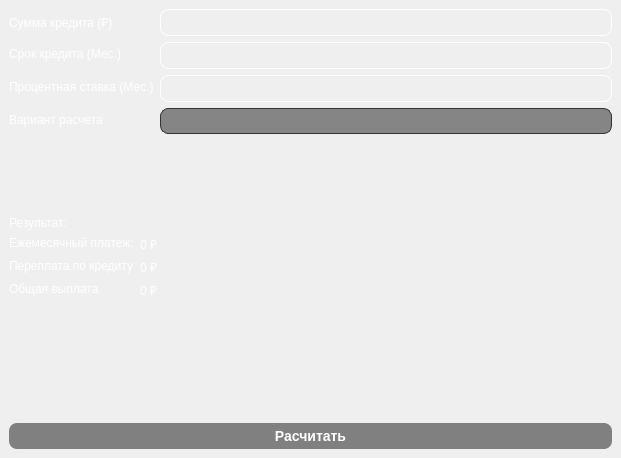
<?xml version="1.0" encoding="UTF-8"?>
<ui version="4.0">
 <class>CreditWindow</class>
 <widget class="QMainWindow" name="CreditWindow">
  <property name="geometry">
   <rect>
    <x>0</x>
    <y>0</y>
    <width>621</width>
    <height>458</height>
   </rect>
  </property>
  <property name="windowTitle">
   <string>Бизнес калькулятор ($_$)</string>
  </property>
  <widget class="QWidget" name="centralwidget">
   <property name="styleSheet">
    <string notr="true">QWidget#centralwidget {
        background-color: &quot;#363636&quot;;
}

QComboBox {
	border: 1px solid #333333;
	border-radius: 8px;
	padding-left: 10px;
	background-color: #858585;
	padding: 4px;
	color: white;
}

QComboBox:on {
	border: 1px solid #7700ff;
}

QComboBox::drop-down {
	border: 0px;
}

QComboBox QListView {
	background-color: #858585;
	color: white;
	border-radius: 8px;
	padding: 4px;
}

QCustomPlot {
	border-radius: 8px;
}

QPushButton {
        border-radius: 8px;
        color: white;
        background-color: grey;
        font-size: 14px;
		padding: 5px;
        font-weight: bold;
}

QPushButton:hover:!pressed {
        border: 4px solid white;
}

QLabel {
	color: white;
}

QLineEdit {
        border: 1px solid white;
        border-radius: 8px;
        background-color: transparent;
        font-size: 16px;
		padding: 2px;
        color: white;
        font-weight: bold;
}</string>
   </property>
   <layout class="QVBoxLayout" name="verticalLayout">
    <item>
     <layout class="QFormLayout" name="formLayout">
      <item row="0" column="0">
       <widget class="QLabel" name="label_2">
        <property name="text">
         <string>Сумма кредита (₽)</string>
        </property>
       </widget>
      </item>
      <item row="1" column="0">
       <widget class="QLabel" name="label_3">
        <property name="text">
         <string>Срок кредита (Мес.)</string>
        </property>
       </widget>
      </item>
      <item row="2" column="0">
       <widget class="QLabel" name="label_4">
        <property name="text">
         <string>Процентная ставка (Мес.)</string>
        </property>
       </widget>
      </item>
      <item row="3" column="0">
       <widget class="QLabel" name="label">
        <property name="text">
         <string>Вариант расчета</string>
        </property>
       </widget>
      </item>
      <item row="0" column="1">
       <widget class="QLineEdit" name="creditSumEdit"/>
      </item>
      <item row="1" column="1">
       <widget class="QLineEdit" name="creditTermEdit"/>
      </item>
      <item row="2" column="1">
       <widget class="QLineEdit" name="interestRateEdit"/>
      </item>
      <item row="3" column="1">
       <widget class="QComboBox" name="calcTypeCB"/>
      </item>
      <item row="4" column="1">
       <widget class="QFrame" name="frame">
        <property name="frameShape">
         <enum>QFrame::StyledPanel</enum>
        </property>
        <property name="frameShadow">
         <enum>QFrame::Raised</enum>
        </property>
       </widget>
      </item>
     </layout>
    </item>
    <item>
     <layout class="QFormLayout" name="formLayout_2">
      <item row="0" column="0">
       <widget class="QLabel" name="label_5">
        <property name="sizePolicy">
         <sizepolicy hsizetype="Preferred" vsizetype="Fixed">
          <horstretch>0</horstretch>
          <verstretch>0</verstretch>
         </sizepolicy>
        </property>
        <property name="text">
         <string>Результат:</string>
        </property>
        <property name="alignment">
         <set>Qt::AlignBottom|Qt::AlignLeading|Qt::AlignLeft</set>
        </property>
       </widget>
      </item>
      <item row="1" column="0">
       <widget class="QLabel" name="label_6">
        <property name="sizePolicy">
         <sizepolicy hsizetype="Preferred" vsizetype="Fixed">
          <horstretch>0</horstretch>
          <verstretch>0</verstretch>
         </sizepolicy>
        </property>
        <property name="text">
         <string>Ежемесячный платеж:</string>
        </property>
        <property name="alignment">
         <set>Qt::AlignBottom|Qt::AlignLeading|Qt::AlignLeft</set>
        </property>
       </widget>
      </item>
      <item row="2" column="0">
       <widget class="QLabel" name="label_7">
        <property name="sizePolicy">
         <sizepolicy hsizetype="Preferred" vsizetype="Fixed">
          <horstretch>0</horstretch>
          <verstretch>0</verstretch>
         </sizepolicy>
        </property>
        <property name="text">
         <string>Переплата по кредиту</string>
        </property>
        <property name="alignment">
         <set>Qt::AlignBottom|Qt::AlignLeading|Qt::AlignLeft</set>
        </property>
       </widget>
      </item>
      <item row="3" column="0">
       <widget class="QLabel" name="label_8">
        <property name="sizePolicy">
         <sizepolicy hsizetype="Preferred" vsizetype="Fixed">
          <horstretch>0</horstretch>
          <verstretch>0</verstretch>
         </sizepolicy>
        </property>
        <property name="text">
         <string>Общая выплата</string>
        </property>
        <property name="alignment">
         <set>Qt::AlignBottom|Qt::AlignLeading|Qt::AlignLeft</set>
        </property>
       </widget>
      </item>
      <item row="1" column="1">
       <widget class="QLabel" name="monthPayLabel">
        <property name="sizePolicy">
         <sizepolicy hsizetype="Preferred" vsizetype="Fixed">
          <horstretch>0</horstretch>
          <verstretch>0</verstretch>
         </sizepolicy>
        </property>
        <property name="text">
         <string>0 ₽</string>
        </property>
        <property name="alignment">
         <set>Qt::AlignBottom|Qt::AlignLeading|Qt::AlignLeft</set>
        </property>
       </widget>
      </item>
      <item row="2" column="1">
       <widget class="QLabel" name="overpaymentLabel">
        <property name="sizePolicy">
         <sizepolicy hsizetype="Preferred" vsizetype="Fixed">
          <horstretch>0</horstretch>
          <verstretch>0</verstretch>
         </sizepolicy>
        </property>
        <property name="text">
         <string>0 ₽</string>
        </property>
        <property name="alignment">
         <set>Qt::AlignBottom|Qt::AlignLeading|Qt::AlignLeft</set>
        </property>
       </widget>
      </item>
      <item row="3" column="1">
       <widget class="QLabel" name="totalPayLabel">
        <property name="sizePolicy">
         <sizepolicy hsizetype="Preferred" vsizetype="Fixed">
          <horstretch>0</horstretch>
          <verstretch>0</verstretch>
         </sizepolicy>
        </property>
        <property name="text">
         <string>0 ₽</string>
        </property>
        <property name="alignment">
         <set>Qt::AlignBottom|Qt::AlignLeading|Qt::AlignLeft</set>
        </property>
       </widget>
      </item>
      <item row="0" column="1">
       <widget class="QWidget" name="widget" native="true">
        <property name="sizePolicy">
         <sizepolicy hsizetype="Preferred" vsizetype="Fixed">
          <horstretch>0</horstretch>
          <verstretch>0</verstretch>
         </sizepolicy>
        </property>
       </widget>
      </item>
     </layout>
    </item>
    <item>
     <widget class="QPushButton" name="calcBtn">
      <property name="styleSheet">
       <string notr="true">QPushButton { background-color: &quot;#a2a2d0&quot; }

QPushButton:pressed { background-color: &quot;#aaa2a2d0&quot; }</string>
      </property>
      <property name="text">
       <string>Расчитать</string>
      </property>
     </widget>
    </item>
   </layout>
  </widget>
 </widget>
 <resources/>
 <connections/>
</ui>
